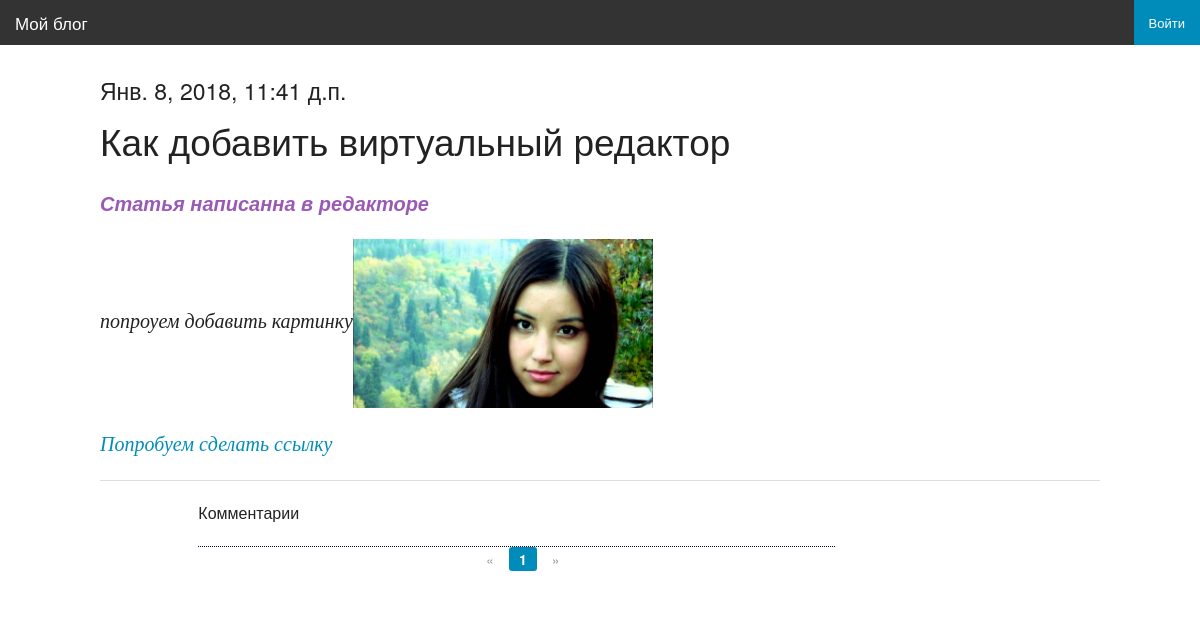
/articles/get/12/, run on the app's committed database.
### article/models.py (models this page shows, shortened)
class Article(models.Model):
    class Meta():
        db_table = "article"
    article_title = models.CharField(max_length = 200)
    article_text = RichTextField()
    article_date = models.DateTimeField()
    article_likes = models.IntegerField(default=0)
    article_image = models.ImageField(null=True, blank=True, upload_to="images/", verbose_name= 'Изображение')
    def bit(self):
        if self.article_image:
            return mark_safe ('<img src="%s" width="70"/>'% self.article_image.url)
        else:
            return '(none)'
    bit.short_descriptio = 'Изображение'
    bit.allow_tags = True

### article/views.py (the view)
# urls.py: path('articles/get/<int:article_id>/', views.article),
def article(request, page_comments_number=1, article_id=1):
    comment_form = CommentForm
    all_comments = Comments.objects.all()
    args = {}
    args.update(csrf(request))
    args['article'] = Article.objects.get(id=article_id)
    current_page_comments_filter = all_comments.filter(comments_article_id=article_id)
    current_page_comments = Paginator(current_page_comments_filter, 4)
    args['comments'] = current_page_comments.page(page_comments_number)
    args['form'] = comment_form
    args['username'] = auth.get_user(request).username
    return render_to_response('article.html', args)

### article/templates/article.html (shortened to what this page needs)
{% extends 'main.html' %}
{% block article %}
<h4>{{ article.article_date }}</h4>
<h2>{{ article.article_title }}</h2>
<p>{% autoescape off%}{{ article.article_text }}{% endautoescape %}</p>
<hr>
    <div class="large-offset-1 large-8 columns">
<p>Комментарии</p>
   <div class="row">
        <div class="large-5 large-offset-5 columns">
            <ul class="pagination">
                {% if comments.has_previous %}
                    <li class="arrow"><a href="/articles/{{ article.id }}/get/{{ comments.previous_page_number }}/">&laquo;</a></li>
                {% else %}
                    <li class="arrow unavailable"><a href="">&laquo;</a></li>
                {% endif %}
                {% for page in comments.paginator.page_range %}
                    {% if page == comments.number %}
                        <li class="current"><a href="/articles/{{ article.id }}/get/{{ page }}/">{{ page }}</a></li>
                    {% else %}
                        <li><a href="/articles/{{ article.id }}/get/{{ page }}/">{{ page }}</a></li>
                    {% endif %}
                {% endfor %}
                {% if comments.has_next %}
                    <li class="arrow"><a href="/articles/{{ article.id }}/get/{{ comments.next_page_number }}/">&raquo;</a></li>
                {% else %}
                    <li class="arrow unavailable"><a href="">&raquo;</a></li>
                {% endif %}
            </ul>
        </div>
   </div>
    </div>
{% endblock %}

### data on the page
Article: article_date "Янв. 8, 2018, 11:41 д.п.", article_title "Как добавить виртуальный редактор", article_text "Статья написанна в редакторе попроуем добавить картинку Попробуем сделать ссылку", article_text (picture)

### other printed values
{{ page }} "1"
